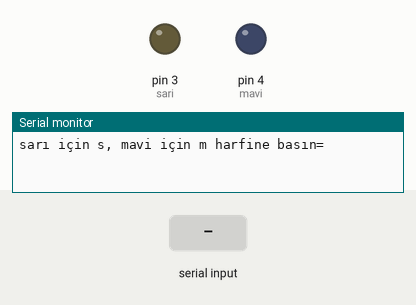
Simulated run of this sketch. Board: Arduino Uno, built with avr-gcc and run on an emulated ATmega328P. Shown: output pins drawn as LEDs (lit = HIGH), the last lines printed to the serial monitor. The test bench sets the inputs (shaded band).

Above: at 1.2 s.
1.3 s: "s" received over Serial
At 3.3 s:
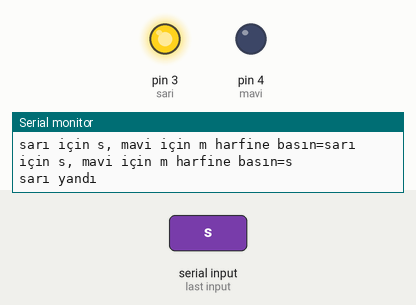
3.8 s: "m" received over Serial
At 7.6 s:
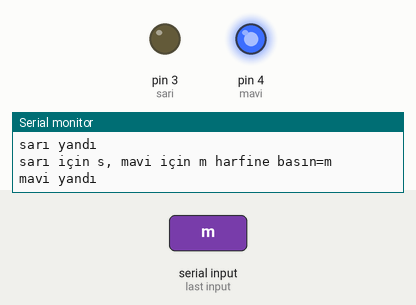
Timing chart, 0 to 10.8 s (numbered marks = the images above; inputs shaded):
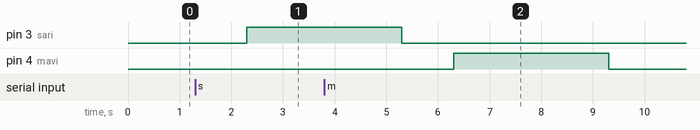

The sketch:

sketch_dec31a.ino
```cpp
int sari=3;
int mavi=4;
String girilen="";
void setup() {
Serial.begin(9600);
pinMode(sari,OUTPUT);
pinMode(mavi,OUTPUT);
Serial.print("sarı için s, mavi için m harfine basın=");
}

void loop() {
if(Serial.available()){
  girilen=Serial.readString();
  Serial.print("sarı için s, mavi için m harfine basın=");
  Serial.println(girilen);
  if(girilen=="s")
  {
   Serial.println("sarı yandı");
   digitalWrite(sari,1);
   delay(3000);
   digitalWrite(sari,0);
  }
    if(girilen=="m")
  {
   Serial.println("mavi yandı");
   digitalWrite(mavi,1);
   delay(3000);
   digitalWrite(mavi,0);
  }
  if(girilen=="i")
  {
     digitalWrite(mavi,1);
      digitalWrite(sari,1);
   delay(3000);
   digitalWrite(sari,0);
   digitalWrite(mavi,0);
    }
  }
  }
```

Measured:
- after the input at 1.3 s, pin 3 (sari): LOW → HIGH after 1.0 s
- after the input at 3.8 s, pin 4 (mavi): LOW → HIGH after 2.5 s, → LOW 3.0 s later
